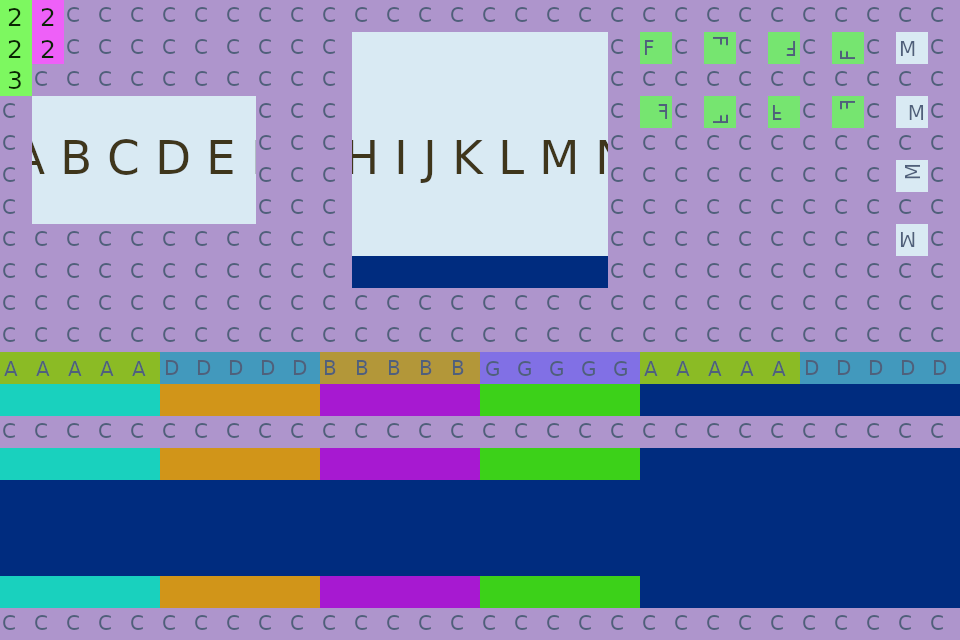

Tiled map render using the project's own tile images. Description and the whole map definition, tile-layer contents included, below:
An orthogonal 30x20 tile map with 32x32 px tiles, 1 tile layer (Tile Layer 1), 5 tilesets, 2 image layers.

<map version="1.10" tiledversion="1.10.0" orientation="orthogonal" renderorder="right-down" width="30" height="20" tilewidth="32" tileheight="32" infinite="0" backgroundcolor="#002c7f" nextlayerid="6" nextobjectid="1">
 <tileset firstgid="1" source="test-texture.tsx" />
 <tileset firstgid="17" source="rgb.tsx" />
 <tileset firstgid="21" source="mossy-tiles-32.tsx" />
 <tileset firstgid="70" source="sprites-5x5.tsx" />
 <tileset firstgid="95" source="sprites-7x7.tsx" />
 <imagelayer id="5" name="Image Layer 2" parallaxx="0.25" repeatx="1" repeaty="1">
  <image source="parallax-bg-320.png" width="320" height="320" />
 </imagelayer>
 <imagelayer id="2" name="Image Layer 1" parallaxx="0.5" repeatx="1" repeaty="1">
  <image source="parallax-bg.png" width="640" height="640" />
 </imagelayer>
 <layer id="1" name="Tile Layer 1" width="30" height="20">
  <data encoding="csv">
102,103,3,3,3,3,3,3,3,3,3,3,3,3,3,3,3,3,3,3,3,3,3,3,3,3,3,3,3,3,
102,103,3,3,3,3,3,3,3,3,3,0,0,0,0,0,0,0,0,3,6,3,2684354566,3,3221225478,3,1610612742,3,13,3,
109,3,3,3,3,3,3,3,3,3,3,0,0,0,0,0,0,0,0,3,3,3,3,3,3,3,3,3,3,3,
3,0,0,0,0,0,0,0,3,3,3,0,0,0,0,0,0,0,0,3,2147483654,3,3758096390,3,1073741830,3,536870918,3,2147483661,3,
3,0,0,0,0,0,0,0,3,3,3,0,0,0,0,0,0,0,0,3,3,3,3,3,3,3,3,3,3,3,
3,0,0,0,0,0,0,0,3,3,3,0,0,0,0,0,0,0,0,3,3,3,3,3,3,3,3,3,536870925,3,
3,0,0,0,0,0,0,0,3,3,3,0,0,0,0,0,0,0,0,3,3,3,3,3,3,3,3,3,3,3,
3,3,3,3,3,3,3,3,3,3,3,0,0,0,0,0,0,0,0,3,3,3,3,3,3,3,3,3,1073741837,3,
3,3,3,3,3,3,3,3,3,3,3,0,0,0,0,0,0,0,0,3,3,3,3,3,3,3,3,3,3,3,
3,3,3,3,3,3,3,3,3,3,3,3,3,3,3,3,3,3,3,3,3,3,3,3,3,3,3,3,3,3,
3,3,3,3,3,3,3,3,3,3,3,3,3,3,3,3,3,3,3,3,3,3,3,3,3,3,3,3,3,3,
1,1,1,1,1,4,4,4,4,4,2,2,2,2,2,7,7,7,7,7,1,1,1,1,1,4,4,4,4,4,
0,0,0,0,0,0,0,0,0,0,0,0,0,0,0,0,0,0,0,0,0,0,0,0,0,0,0,0,0,0,
3,3,3,3,3,3,3,3,3,3,3,3,3,3,3,3,3,3,3,3,3,3,3,3,3,3,3,3,3,3,
0,0,0,0,0,0,0,0,0,0,0,0,0,0,0,0,0,0,0,0,0,0,0,0,0,0,0,0,0,0,
0,0,0,0,0,0,0,0,0,0,0,0,0,0,0,0,0,0,0,0,0,0,0,0,0,0,0,0,0,0,
0,0,0,0,0,0,0,0,0,0,0,0,0,0,0,0,0,0,0,0,0,0,0,0,0,0,0,0,0,0,
0,0,0,0,0,0,0,0,0,0,0,0,0,0,0,0,0,0,0,0,0,0,0,0,0,0,0,0,0,0,
0,0,0,0,0,0,0,0,0,0,0,0,0,0,0,0,0,0,0,0,0,0,0,0,0,0,0,0,0,0,
3,3,3,3,3,3,3,3,3,3,3,3,3,3,3,3,3,3,3,3,3,3,3,3,3,3,3,3,3,3
</data>
 </layer>
 <objectgroup id="3" name="Object Layer 1" />
</map>
